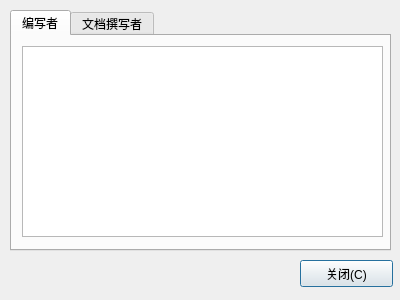
<?xml version="1.0" encoding="UTF-8"?>
<ui version="4.0">
 <class>ThanksDlg</class>
 <widget class="QDialog" name="ThanksDlg">
  <property name="geometry">
   <rect>
    <x>0</x>
    <y>0</y>
    <width>400</width>
    <height>300</height>
   </rect>
  </property>
  <property name="windowTitle">
   <string>致谢</string>
  </property>
  <widget class="QTabWidget" name="tabWidget">
   <property name="geometry">
    <rect>
     <x>10</x>
     <y>10</y>
     <width>381</width>
     <height>241</height>
    </rect>
   </property>
   <property name="currentIndex">
    <number>0</number>
   </property>
   <widget class="QWidget" name="Tab1">
    <attribute name="title">
     <string>编写者</string>
    </attribute>
    <widget class="QTextBrowser" name="textBrowser">
     <property name="geometry">
      <rect>
       <x>10</x>
       <y>10</y>
       <width>361</width>
       <height>191</height>
      </rect>
     </property>
    </widget>
   </widget>
   <widget class="QWidget" name="Tab2">
    <attribute name="title">
     <string>文档撰写者</string>
    </attribute>
    <widget class="QTextBrowser" name="textBrowser_2">
     <property name="geometry">
      <rect>
       <x>10</x>
       <y>10</y>
       <width>361</width>
       <height>192</height>
      </rect>
     </property>
    </widget>
   </widget>
  </widget>
  <widget class="QPushButton" name="closeBtn">
   <property name="geometry">
    <rect>
     <x>300</x>
     <y>260</y>
     <width>93</width>
     <height>27</height>
    </rect>
   </property>
   <property name="text">
    <string>关闭(C)</string>
   </property>
  </widget>
 </widget>
 <resources/>
 <connections/>
</ui>
